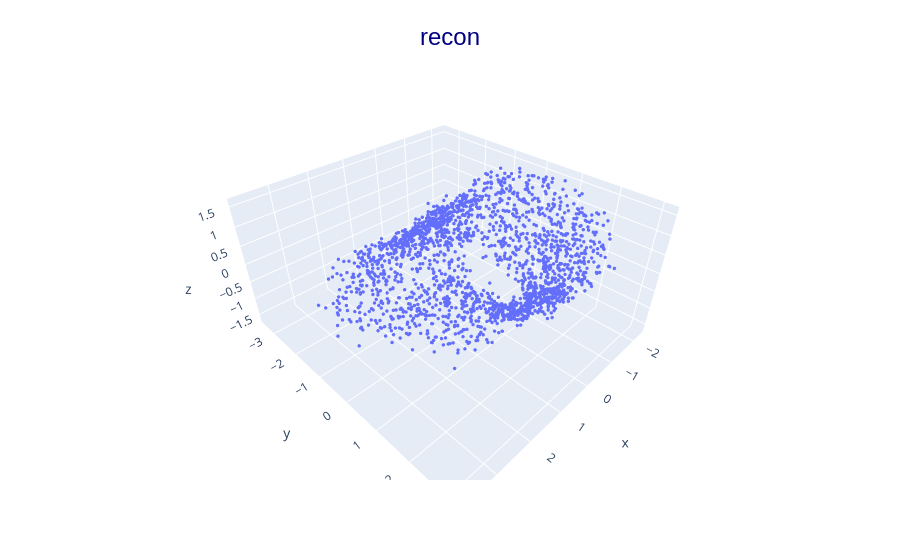
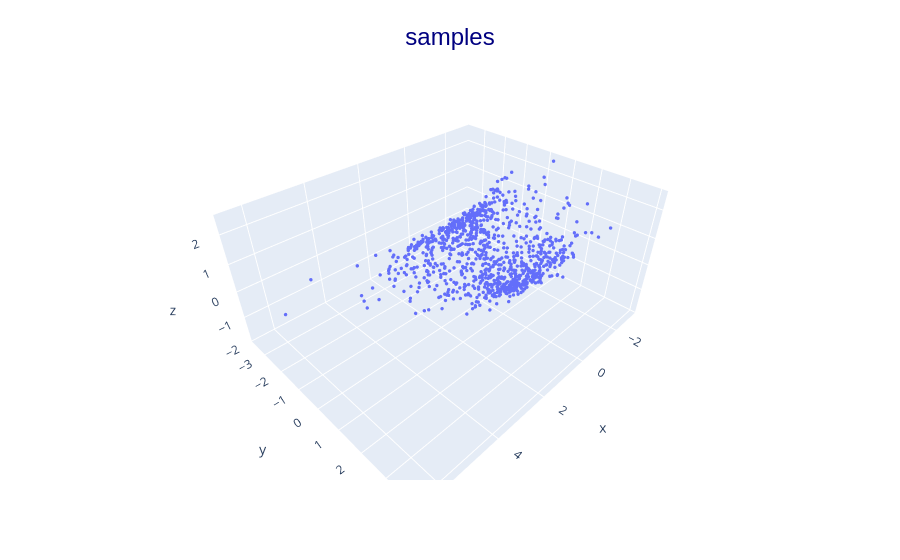

The notebook cell saved with these charts, in order:
### Code cell
plot_vae(base_vae, sub_key)

### Figure 1 — Plotly figure (JSON) as saved in the notebook; plotly's stock layout.template omitted (floating-point values rounded to 4 significant figures; data arrays with more than 128 entries replaced by an {"elided": "..."} marker saying what was removed)
{"data": [{"hovertemplate": "x=%{x}<br>y=%{y}<br>z=%{z}<extra></extra>", "legendgroup": "", "marker": {"color": "#636efa", "size": 2, "symbol": "circle"}, "mode": "markers", "name": "", "scene": "scene", "showlegend": false, "type": "scatter3d", "x": {"elided": "2000 float values"}, "y": {"elided": "2000 float values"}, "z": {"elided": "2000 float values"}}], "layout": {"legend": {"tracegroupgap": 0}, "margin": {"t": 60}, "scene": {"domain": {"x": [0, 1], "y": [0, 1]}, "xaxis": {"title": {"text": "x"}}, "yaxis": {"title": {"text": "y"}}, "zaxis": {"title": {"text": "z"}}}, "title": {"font": {"color": "navy", "family": "Arial", "size": 24}, "text": "recon", "x": 0.5, "y": 0.95}}}

### Figure 2 — Plotly figure (JSON) as saved in the notebook; plotly's stock layout.template omitted (floating-point values rounded to 4 significant figures; data arrays with more than 128 entries replaced by an {"elided": "..."} marker saying what was removed)
{"data": [{"hovertemplate": "x=%{x}<br>y=%{y}<br>z=%{z}<extra></extra>", "legendgroup": "", "marker": {"color": "#636efa", "size": 2, "symbol": "circle"}, "mode": "markers", "name": "", "scene": "scene", "showlegend": false, "type": "scatter3d", "x": {"elided": "1000 float values"}, "y": {"elided": "1000 float values"}, "z": {"elided": "1000 float values"}}], "layout": {"legend": {"tracegroupgap": 0}, "margin": {"t": 60}, "scene": {"domain": {"x": [0, 1], "y": [0, 1]}, "xaxis": {"title": {"text": "x"}}, "yaxis": {"title": {"text": "y"}}, "zaxis": {"title": {"text": "z"}}}, "title": {"font": {"color": "navy", "family": "Arial", "size": 24}, "text": "samples", "x": 0.5, "y": 0.95}}}
